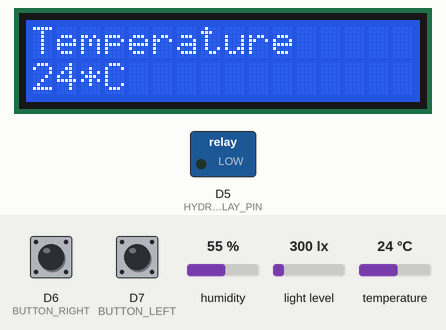
This program was run on a simulated ESP8266 (NodeMCU). Parts: 16×2 character LCD, switched loads named in the program (green lamp = pin HIGH). The inputs (shaded band) are chosen by the test bench; at power-on: D6 (BUTTON_RIGHT) HIGH, D7 (BUTTON_LEFT) HIGH, temperature 24 °C, light level 300 lx, humidity 55 %. WiFi joins after 1.5 s; servers stay silent unless stated; not simulated (calls return 0 or success): secrets.hpp.

Above: at 2.7 s.
2.8 s: D6 (BUTTON_RIGHT) pulled LOW for 1 s
At 4.3 s:
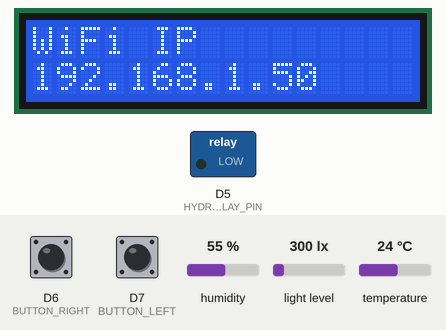
5.3 s: D7 (BUTTON_LEFT) pulled LOW for 0.15 s
At 6.3 s:
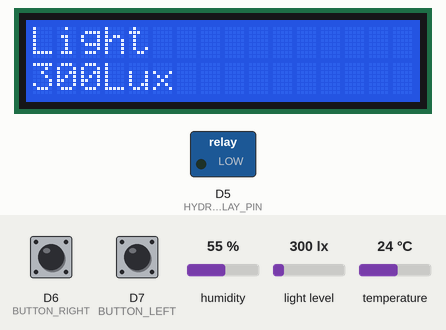
6.9 s: D7 (BUTTON_LEFT) pulled LOW for 1 s
At 7.3 s:
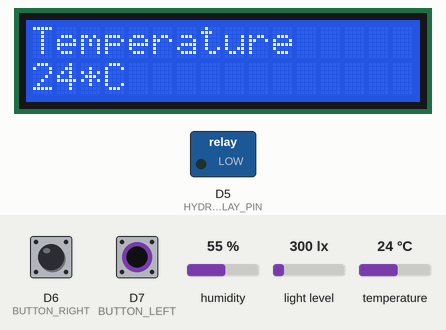
13.9 s: temperature set to 12 °C
At 16.1 s:
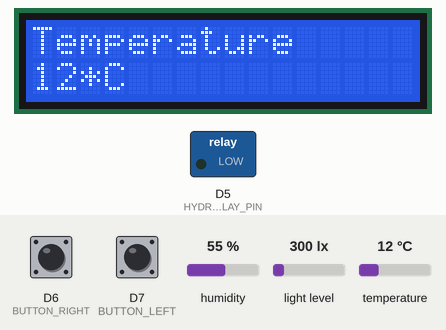
16.6 s: D6 (BUTTON_RIGHT) pulled LOW for 0.15 s
At 17.3 s:
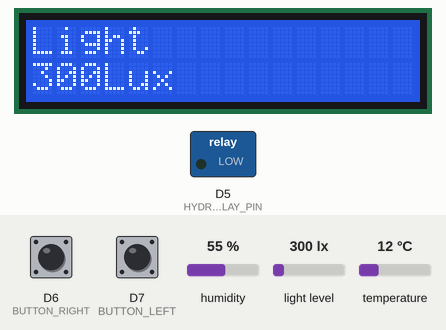
22.8 s: light level set to 40 lx
At 24.2 s:
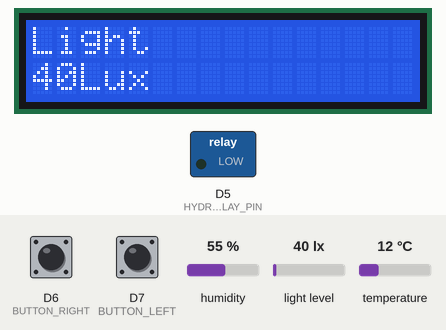
Timing chart, 0 to 25.3 s (numbered marks = the images above; inputs shaded):
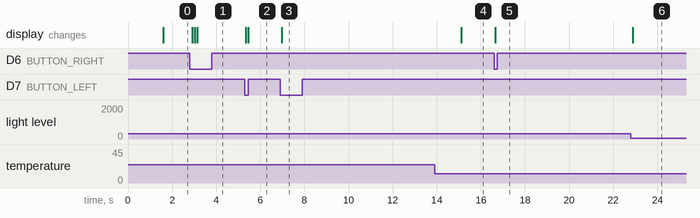

Measured:
- after the input at 2.8 s, the display: first changes after 0.11 s (image 1 shows a later state)
- after the input at 5.3 s, the display: first changes at once (image 2 shows a later state)
- after the input at 6.9 s, the display: changes after 0.08 s (image 3)
- after the input at 13.9 s, the display: changes after 1.2 s (image 4)
- after the input at 16.6 s, the display: changes after 0.05 s (image 5)
- after the input at 22.8 s, the display: changes after 0.08 s (image 6)

The program:

main.cpp
```cpp
#include <Arduino.h>
#include <Wire.h>

#include "sensors/LightSensor.hpp"
#include "sensors/TemperatureSensor.hpp"
#include "sensors/MoistureSensor.hpp"
#include "menu/Menu.hpp"
#include "menu/MenuEntry.hpp"
#include "io/Button.hpp"
#include "web/WiFi.hpp"
#include "web/WebServer.hpp"
#include "web/controllers.hpp"
#include "config.hpp"

void connectMenuEntries();

_WiFi wifi = _WiFi(WIFI_SSID, WIFI_PASSWORD);
WebServer server = WebServer(SERVER_PORT);
TemperatureSensor temperatureSensor = TemperatureSensor(DHT_PIN);
LightSensor lightSensor = LightSensor(BH1750_ADDRESS);
MoistureSensor moistureSensor = MoistureSensor(HYDROMETER_RELAY_PIN, HYDROMETER_PIN, HYDROMETER_INTERVAL);
Menu menu = Menu(LCD_ADDRESS, LCD_COLUMNS, LCD_ROWS);
MenuEntry temperatureEntry = MenuEntry("Temperature", &temperatureSensor);
MenuEntry lightEntry = MenuEntry("Light", &lightSensor);
MenuEntry moistureEntry = MenuEntry("Soil Moisture", &moistureSensor);
MenuEntry wifiEntry = MenuEntry("WiFi IP", &wifi);
Button leftButton = Button(BUTTON_LEFT);
Button rightButton = Button(BUTTON_RIGHT);

void setup() {
    Serial.begin(SERIAL_BAUDRATE);
    Serial.setDebugOutput(true);
    while (!Serial) {
        delay(WAIT);
    }
    Wire.begin(I2C_SDA, I2C_SCL);
    wifi.init();
    lightSensor.init();
    temperatureSensor.init();
    moistureSensor.init();
    connectMenuEntries();
    menu.setCurrent(&temperatureEntry);
    menu.init();
    leftButton.init();
    rightButton.init();
    server.on("/sensors", sendSensorsData);
    server.init();
}

void connectMenuEntries() {
    temperatureEntry.setNext(&lightEntry);
    lightEntry.setPrevious(&temperatureEntry);
    lightEntry.setNext(&moistureEntry);
    moistureEntry.setPrevious(&lightEntry);
    moistureEntry.setNext(&wifiEntry);
    wifiEntry.setPrevious(&moistureEntry);
}

void loop() {
    if (leftButton.isPressed()) {
        menu.previous();
    } else if (rightButton.isPressed()) {
        menu.next();
    }
    menu.print();
    server.handleClient();
    delay(100);
}
```

Button.hpp
```cpp
#ifndef BUTTON_HPP
#define BUTTON_HPP

class Button {
public:
    Button(int pin);
    void init();
    bool isPressed();

private:
    int pin;
};

#endif
```

Menu.hpp
```cpp
#ifndef MENU_HPP
#define MENU_HPP

#include "io/LCD.hpp"
#include "menu/MenuEntry.hpp"

class Menu {
public:
    Menu(int address, int columns, int rows);
    void init();
    void setCurrent(MenuEntry *entry);
    void next();
    void previous();
    void print();

private:
    int address;
    int columns;
    int rows;
    LCD lcd;
    MenuEntry *current = nullptr;
};

#endif
```

MenuEntry.hpp
```cpp
#ifndef MENU_ENTRY_HPP
#define MENU_ENTRY_HPP

#include <Arduino.h>

#include "menu/Printable.hpp"

class MenuEntry {
public:
    MenuEntry(String title, _Printable *object);
    void setNext(MenuEntry *entry);
    MenuEntry *getNext();
    void setPrevious(MenuEntry *entry);
    MenuEntry *getPrevious();
    String getFirstRow();
    String getSecondRow();

private:
    String title;
    _Printable *object = nullptr;
    MenuEntry *next = nullptr;
    MenuEntry *previous = nullptr;
};

#endif
```

Printable.hpp
```cpp
#ifndef PRINTABLE_HPP
#define PRINTABLE_HPP

#include <Arduino.h>

// Arduino already have defined Printable interface, so to avoid redefinition added
// _ to class name
class _Printable {
public:
    virtual String toString() = 0;
};

#endif
```

LightSensor.hpp
```cpp
#ifndef LIGHT_SENSOR_HPP
#define LIGHT_SENSOR_HPP

#include <Arduino.h>
#include <BH1750.h>

#include "menu/Printable.hpp"

class LightSensor : public _Printable {
public:
    LightSensor(int address);
    void init();
    int readData();
    String toString() override;

private:
    int address;
    BH1750 sensor;
};

#endif
```

MoistureSensor.hpp
```cpp
#ifndef MOISTURE_SENSOR_HPP
#define MOISTURE_SENSOR_HPP

#include <Arduino.h>

#include "menu/Printable.hpp"

class MoistureSensor : public _Printable {
public:
    MoistureSensor(int relayPin, int hydrometerPin, int interval);
    void init();
    int readData();
    String toString() override;

private:
    int relayPin;
    int hydrometerPin;
    int data;
    unsigned long lastTime = 0;
    unsigned long interval;
};

#endif
```

TemperatureSensor.hpp
```cpp
#ifndef TEMPERATURE_SENSOR_HPP
#define TEMPERATURE_SENSOR_HPP

#include <Arduino.h>
#include <DHT.h>

#include "menu/Printable.hpp"

class TemperatureSensor : public _Printable {
public:
    TemperatureSensor(int pin);
    void init();
    int readData();
    String toString() override;

private:
    int pin;
    DHT sensor;
};

#endif
```

WebServer.hpp
```cpp
#ifndef WEB_SERVER_HPP
#define WEB_SERVER_HPP

#include <Arduino.h>
#include <ESP8266WebServer.h>

class WebServer {
public:
    WebServer(int port);
    void init();
    void handleClient();
    void on(Uri uri, void (*callback)());
    void send(int code, String contentType, String content);

private:
    int port;
    ESP8266WebServer server;
};

#endif
```

WiFi.hpp
```cpp
#ifndef WIFI_HPP
#define WIFI_HPP

#include <Arduino.h>
#include <ESP8266WiFi.h>

#include "menu/Printable.hpp"

// ESP8266WiFi created an object called WiFi, to avoid collision added _ to classname
class _WiFi : public _Printable {
public:
    _WiFi(String ssid, String password);
    void init();
    String toString() override;

private:
    String ssid;
    String password;
    ESP8266WiFiClass wifi;
};

#endif
```

controllers.hpp
```cpp
#ifndef CONTROLLERS_HPP
#define CONTROLLERS_HPP

#include "web/WebServer.hpp"
#include "sensors/TemperatureSensor.hpp"
#include "sensors/LightSensor.hpp"
#include "sensors/MoistureSensor.hpp"

extern WebServer server;
extern TemperatureSensor temperatureSensor;
extern LightSensor lightSensor;
extern MoistureSensor moistureSensor;

void sendSensorsData();

#endif
```

Button.cpp
```cpp
#include "io/Button.hpp"

#include <Arduino.h>

Button::Button(int pin)
    : pin(pin) {}

void Button::init() {
    pinMode(pin, INPUT_PULLUP);
}

bool Button::isPressed() {
    return !digitalRead(pin);
}
```

Menu.cpp
```cpp
#include "menu/Menu.hpp"

#include "menu/MenuEntry.hpp"

Menu::Menu(int address, int columns, int rows)
    : address(address), columns(columns), rows(rows), lcd(address, columns, rows) {}

void Menu::setCurrent(MenuEntry *entry) {
    current = entry;
}

void Menu::init() {
    lcd.init();
}

void Menu::next() {
    if (current->getNext() != nullptr) {
        current = current->getNext();
    }
}

void Menu::previous() {
    if (current->getPrevious() != nullptr) {
        current = current->getPrevious();
    }
}

void Menu::print() {
    lcd.clear();
    lcd.setCursor(0, 0);
    lcd.print(current->getFirstRow());
    lcd.setCursor(0, 1);
    lcd.print(current->getSecondRow());
}
```

MenuEntry.cpp
```cpp
#include "menu/MenuEntry.hpp"

#include <Arduino.h>

#include "menu/Printable.hpp"

MenuEntry::MenuEntry(String title, _Printable *object)
    : title(title), object(object) {}

void MenuEntry::setNext(MenuEntry *entry) {
    next = entry;
}

MenuEntry *MenuEntry::getNext() {
    return next;
}

void MenuEntry::setPrevious(MenuEntry *entry) {
    previous = entry;
}

MenuEntry *MenuEntry::getPrevious() {
    return previous;
}

String MenuEntry::getFirstRow() {
    return title;
}

String MenuEntry::getSecondRow() {
    return object->toString();
}
```

LightSensor.cpp
```cpp
#include "sensors/LightSensor.hpp"

#include <Arduino.h>
#include <BH1750.h>

LightSensor::LightSensor(int address)
    : address(address) {}

void LightSensor::init() {
    sensor.begin(BH1750::Mode::CONTINUOUS_HIGH_RES_MODE, address);
}

int LightSensor::readData() {
    return (int) sensor.readLightLevel();
}

String LightSensor::toString() {
    return String(readData()) + String("Lux");
}
```

MoistureSensor.cpp
```cpp
#include "sensors/MoistureSensor.hpp"

#include <Arduino.h>

MoistureSensor::MoistureSensor(int relayPin, int hydrometerPin, int interval)
    : relayPin(relayPin), hydrometerPin(hydrometerPin), interval(interval) {}

void MoistureSensor::init() {
    pinMode(relayPin, OUTPUT);
    pinMode(hydrometerPin, INPUT);
}

int MoistureSensor::readData() {
    unsigned long currentTime = millis();
    if (currentTime - lastTime >= interval) {
        digitalWrite(relayPin, HIGH);
        delay(100);
        data = analogRead(hydrometerPin);
        digitalWrite(relayPin, LOW);
        delay(100);
        lastTime = currentTime;
    }
    return data;
}

String MoistureSensor::toString() {
    return String(readData());
}
```

TemperatureSensor.cpp
```cpp
#include "sensors/TemperatureSensor.hpp"

#include <Arduino.h>
#include <DHT.h>

TemperatureSensor::TemperatureSensor(int pin)
    : pin(pin), sensor(pin, DHT11) {}

void TemperatureSensor::init() {
    sensor.begin();
}

int TemperatureSensor::readData() {
    return (int) sensor.readTemperature();
}

String TemperatureSensor::toString() {
    return String(readData()) + "*C";
}
```

WebServer.cpp
```cpp
#include "web/WebServer.hpp"

#include <Arduino.h>
#include <ESP8266WebServer.h>

WebServer::WebServer(int port)
    : port(port) {}

void WebServer::init() {
    server.begin(port);
}

void WebServer::handleClient() {
    server.handleClient();
}

void WebServer::on(Uri uri, void (*callback)()) {
    server.on(uri, callback);
}

void WebServer::send(int code, String contentType, String content) {
    server.send(code, contentType, content);
}
```

WiFi.cpp
```cpp
#include "web/WiFi.hpp"

#include <Arduino.h>
#include <ESP8266WiFi.h>

#include "config.hpp"

_WiFi::_WiFi(String ssid, String password)
        : ssid(ssid), password(password) {}

void _WiFi::init() {
    wifi.begin(ssid, password);
    while (wifi.status() != WL_CONNECTED) {
        delay(WAIT);
    }
}

String _WiFi::toString() {
    String ip = String();
    IPAddress address = wifi.localIP();
    // Form a IP string by accessing separate octets and add . between them
    ip += address[0];
    ip += ".";
    ip += address[1];
    ip += ".";
    ip += address[2];
    ip += ".";
    ip += address[3];
    return ip;
}
```

controllers.cpp
```cpp
#include "web/controllers.hpp"

#include <Arduino.h>
#include <ArduinoJson.h>

void sendSensorsData() {
    int temperature = temperatureSensor.readData();
    int light = lightSensor.readData();
    int moisture = moistureSensor.readData();
    StaticJsonDocument<96> document;
    document["temperature"] = temperature;
    document["light"] = light;
    document["moisture"] = moisture;
    String response;
    serializeJson(document, response);
    server.send(200, "application/json", response);
}
```

config.hpp
```cpp
#ifndef CONFIG_HPP
#define CONFIG_HPP

#include <Arduino.h>

#define SERIAL_BAUDRATE 115200
#define WAIT 250
#define I2C_SDA D2
#define I2C_SCL D1
#define LCD_ADDRESS 0x27
#define LCD_COLUMNS 16
#define LCD_ROWS 2
#define DHT_PIN D4
#define BH1750_ADDRESS 0x23
#define BUTTON_LEFT D7
#define BUTTON_RIGHT D6
#define HYDROMETER_RELAY_PIN D5
#define HYDROMETER_PIN A0
#define HYDROMETER_INTERVAL 1000 * 60
#define SERVER_PORT 80

#include "secrets.hpp"

#endif
```

LCD.hpp
```cpp
#ifndef LCD_HPP
#define LCD_HPP

#include <LiquidCrystal_I2C.h>

class LCD {
public:
    LCD(int address, int columns, int rows);
    ~LCD();
    void init();
    void setCursor(int row, int column);
    void print(String string);
    void clear();

private:
    int address;
    int columns;
    int rows;
    LiquidCrystal_I2C lcd;
};

#endif
```

LCD.cpp
```cpp
#include "io/LCD.hpp"

#include <LiquidCrystal_I2C.h>

LCD::LCD(int address, int columns, int rows)
    : address(address), columns(columns), rows(rows), lcd(address, columns, rows) {}

LCD::~LCD() {}

void LCD::init() {
    lcd.init();
    lcd.backlight();
}

void LCD::setCursor(int row, int column) {
    lcd.setCursor(row, column);
}

void LCD::print(String string) {
    lcd.print(string);
}

void LCD::clear() {
    lcd.clear();
}
```
